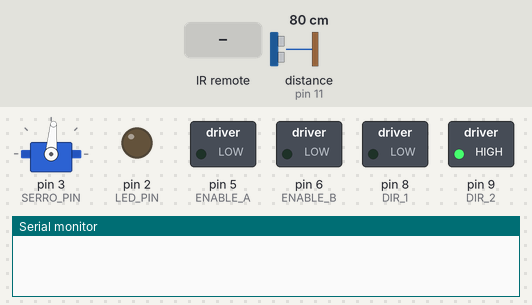
The sketch below on a simulated Arduino Uno, built with avr-gcc and run on an emulated ATmega328P. Parts: servo, switched loads named in the sketch (green lamp = pin HIGH), output pins drawn as LEDs (lit = HIGH), the last lines printed to the serial monitor. Wiring (inferred from the names in the program): ultrasonic range finder: trigger pin 12; echo pin 11. Inputs (shaded band) come from the test bench; at power-on: distance to the obstacle (sensor on pin 11) 80 cm. The echo pulse lasts 58.3 µs per cm; pins used as bus, display or sensor lines are not drawn.

Above: at 1.4 s.
1.5 s: infrared code 0xE0E0A05F received
At 3.1 s:
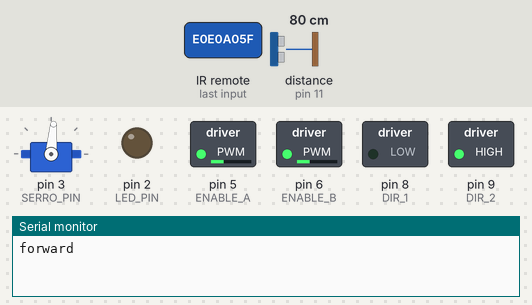
3.4 s: distance to the obstacle (sensor on pin 11) set to 16 cm
4.9 s: distance to the obstacle (sensor on pin 11) set to 12 cm
At 6.3 s:
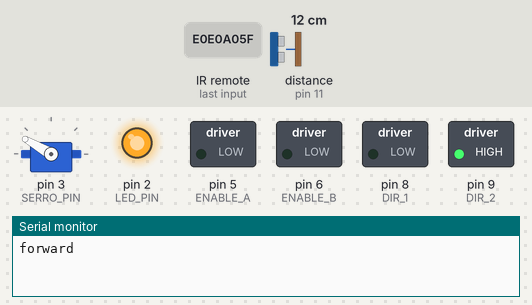
7.9 s: infrared code 0xE0E020DF received
At 9.2 s:
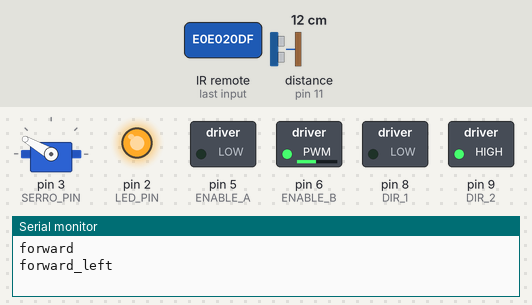
9.5 s: distance to the obstacle (sensor on pin 11) set to 18 cm
At 10.7 s:
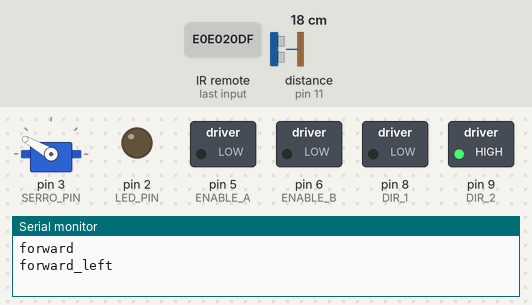
11.0 s: infrared code 0xE0E0B04F received
At 12.3 s:
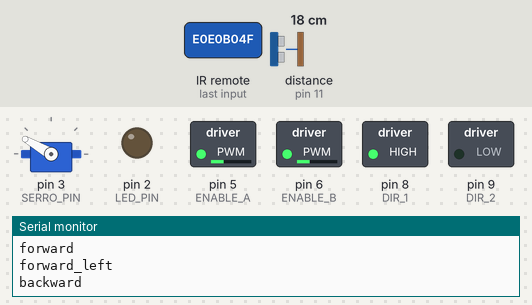
Timing chart, 0 to 13.8 s (numbered marks = the images above; inputs shaded):
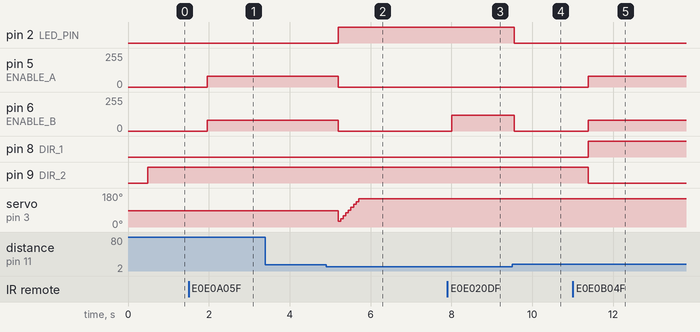

Measured:
- the behaviour switches between 15 and 14 cm on distance to the obstacle (sensor on pin 11) (found by bisection; images 1 and 2)
- after the input at 1.5 s, pin 5 (ENABLE_A), pin 6 (ENABLE_B): 0/255 → 80/255 after 0.46 s
- after the input at 3.4 s, every drawn part: stays the same
- after the input at 4.9 s, pin 2 (LED_PIN): LOW → HIGH after 0.30 s; pin 5 (ENABLE_A), pin 6 (ENABLE_B): 80/255 → 0/255 after 0.30 s
- after the input at 7.9 s, pin 6 (ENABLE_B): 0/255 → 120/255 after 0.11 s
- after the input at 9.5 s, pin 2 (LED_PIN): HIGH → LOW after 0.05 s; pin 6 (ENABLE_B): 120/255 → 0/255 after 0.05 s
- after the input at 11.0 s, pin 5 (ENABLE_A), pin 6 (ENABLE_B): 0/255 → 80/255 after 0.38 s; pin 8 (DIR_1): LOW → HIGH after 0.38 s; pin 9 (DIR_2): HIGH → LOW after 0.38 s

The sketch:

SmartCar.ino
```cpp
#include <IRremote.h>
#include <Servo.h>
#include "cons.h"

int servoPos = MID_POS;
int leftSpeed = 0;
int rightSpeed = 0;
int carState = STOP;
IRrecv IR(IR_PIN);
decode_results cmd;
Servo myServo;

void setup() {
  Serial.begin(9600);
  pinMode(DIR_1, OUTPUT);
  pinMode(DIR_2, OUTPUT);
  pinMode(ENABLE_A, OUTPUT);
  pinMode(ENABLE_B, OUTPUT);
  pinMode(LED_PIN, OUTPUT);

  pinMode(TRIG_PIN, OUTPUT);
  pinMode(ECHO_PIN, INPUT);

  digitalWrite(LED_PIN, LOW);
  IR.enableIRIn();
  myServo.attach(SERRO_PIN);
  myServo.write(servoPos);
  delay(delayTime);
}

void loop() {
  if (IR.decode(&cmd)) {
    IR.resume();
    unsigned long val = cmd.value;
    if (val != 0xffffffff && val != 0xff) {
      getCommand(val);
    }
  }

  if (!Safe_Distance()) {
    if (carState != 5) {
      digitalWrite(LED_PIN, HIGH);
      autoRuning(&leftSpeed, &rightSpeed, &carState);
    }
  } else {
    digitalWrite(LED_PIN, LOW);
    running_car();
  }
  delay(delayTime);
}

void running_car_at_speed(int left, int right, int carState) {
//  Serial.print(left);
//  Serial.print(" : ");
//  Serial.print(right);
//  Serial.print(" : ");
//  Serial.println(carState);
  if (carState == 8) {
    digitalWrite(DIR_1, HIGH);
    digitalWrite(DIR_2, LOW);
  } else {
    digitalWrite(DIR_2, HIGH);
    digitalWrite(DIR_1, LOW);
  }
  analogWrite(ENABLE_A, left);
  analogWrite(ENABLE_B, right);
}

void running_car() {
  running_car_at_speed(leftSpeed, rightSpeed, carState);
}
```

CarView.ino
```cpp
int pingTravelTime;


float get_distance() {
  float cm = 0;
  for (int i = 0; i <= 50; i++) {
    digitalWrite(TRIG_PIN, LOW); // make sure we get a clean HIGH pulse;
    delayMicroseconds(10);
    digitalWrite(TRIG_PIN, HIGH); //send signal;
    delayMicroseconds(10);
    digitalWrite(TRIG_PIN, LOW);
    pingTravelTime = pulseIn(ECHO_PIN, HIGH);
    cm += (pingTravelTime / 2.0) / 29.1;
  }
  cm /= 50;
  return cm;
}


boolean Safe_Distance() {
  float cm = 0;
  for (int i = 0; i <= 50; i++) {
    digitalWrite(TRIG_PIN, LOW); // make sure we get a clean HIGH pulse;
    delayMicroseconds(10);
    digitalWrite(TRIG_PIN, HIGH); //send signal;
    delayMicroseconds(10);
    digitalWrite(TRIG_PIN, LOW);
    pingTravelTime = pulseIn(ECHO_PIN, HIGH);
    cm += (pingTravelTime / 2.0) / 29.1;
  }
  cm /= 50;
  if (cm >= 15) {
    return true;
  } else {
    return false;
  }
}

void eye_move_event(int degree) {
  myServo.write(degree);
}

void turning_angle(int *left, int *right, int *state, int degree, int code) {
  int temp = (degree - 85) / 15;
  int times = temp > 0? temp + 1:temp * (-1) + 1;
  if (degree >= 85) {
    for (int i = 0; i < times; i++) {
      running_car_at_speed(120, 0, RIGHT);
      delay(100);
    }
  } else {
    for (int i = 0; i < times; i++) {
      running_car_at_speed(0, 120, LEFT);
      delay(100);
    }
  }
}

void autoRuning(int *left, int *right, int *state){
  int degree = -10;
  float distance = -10;
  reset_stop(left, right, state);
  running_car();
  for (int i = 30; i<=160; i+=15) {
    eye_move_event(i);
    float temp = get_distance();
    if (temp >= distance) {
      degree = i;
      distance = temp;
    }
  }
//  Serial.println(distance);
  if (distance >= 15) {
    *left = INIT_SPEED;
    *right = INIT_SPEED;
    *state = BACKWARD;
    running_car();
    delay(500);
    turning_angle(left, right, state, degree, 0);
    *left = INIT_SPEED;
    *right = INIT_SPEED;
    *state = FORWARD;
    eye_move_event(MID_POS);
  }
}

void reset_stop(int *left, int *right, int *state) {
  *left = 0;
  *right = 0;
  *state = STOP;
}
```

Movement.ino
```cpp
#include "cons.h"

void turning(int *left, int *right, int *carState, int code) {
  if (code == LEFT) {
    *right = 0;
    *left = TURN_SPEED;
    *carState = LEFT;
  }
  if (code == RIGHT) {
    *left = 0;
    *right = TURN_SPEED;
    *carState = RIGHT;
  }
  return;
}


void move_event(int *left, int *right, int *carState, int code) {
  if (code == STOP) {
    *left = MIN_SPEED;
    *right = MIN_SPEED;
    *carState = STOP;
    return;
  }
  if (code == FORWARD) {
    if ((*carState == FORWARD) | (*carState == STOP)) {
      *left = (*left) + STEP_SPEED;
      *right = (*right) + STEP_SPEED;
      *carState = FORWARD;
    } else {
      if (*carState == BACKWARD) {
        *left = (*left) - STEP_SPEED;
        *right = (*right) - STEP_SPEED;
      } else {
        *left = INIT_SPEED;
        *right = INIT_SPEED;
        *carState = FORWARD;
      }
    }
  }
  if (code == BACKWARD) {
    if (*carState == STOP) {
       *left = INIT_SPEED;
       *right = INIT_SPEED;
       *carState = BACKWARD;
    } else {
      if (*carState == BACKWARD) {
        *left = (*left) + STEP_SPEED;
        *right = (*right) + STEP_SPEED;
      } else {
        if (*carState == FORWARD) {
          *left = (*left) - STEP_SPEED;
          *right = (*right) - STEP_SPEED;
        } else {
          *left = INIT_SPEED;
          *right = INIT_SPEED;
          *carState = BACKWARD;
        }
      }
    }
  }
  if ((*left == MIN_SPEED) && (*right == MIN_SPEED)) {
    *carState = STOP;
  }
  if (*left <= INIT_SPEED) {
    *left = INIT_SPEED;
  }
  if (*right <= INIT_SPEED) {
    *right = INIT_SPEED;
  }
  if (*left >= MAX_SPEED) {
    *left = MAX_SPEED;
  }
  if (*right >= MAX_SPEED) {
    *right = MAX_SPEED;
  }
  return;
}
```

RemoteControl.ino
```cpp
#include <stdio.h>

void getCommand(unsigned long val) {
//  Serial.println(val);
  if (val == 3772817503) {
    Serial.println("forward");
    move_event(&leftSpeed, &rightSpeed, &carState, 2);
  }
  if (val == 3772821583) {
    Serial.println("backward");
    move_event(&leftSpeed, &rightSpeed, &carState, 8);
  }
  if (val == 3772780783) {
    Serial.println("left");
    turning(&leftSpeed, &rightSpeed, &carState, 4);
  }
  if (val == 3772797103) {
    Serial.println("right");
    turning(&leftSpeed, &rightSpeed, &carState, 6);
  }
  if (val == 3772813423) {
    Serial.println("break");
    move_event(&leftSpeed, &rightSpeed, &carState, 5);
  }


  if (val == 3772784863) {
    Serial.println("forward_left");
    turning_angle(&leftSpeed, &rightSpeed, &carState, 0, 0);
  }


//  if (val == 3772801183) {
//    Serial.println("forward_right");
//  }
//    if (val == 3772788943) {
//    Serial.println("backward_left");
//  }
//  if (val == 3772805263) {
//    Serial.println("backward_right");
//  }
}
```

cons.h
```cpp
#ifndef _CONS_H
//used already pin : 5,6,8,9,10
// 3 11 12

//speed control
#define STEP_SPEED 10
#define INIT_SPEED 80
#define MAX_SPEED 255
#define MIN_SPEED 0

#define TURN_SPEED 100

//car state
#define FORWARD 2
#define BACKWARD 8
#define LEFT 4
#define RIGHT 6
#define STOP 5

//IR remote control
#define IR_PIN 10

//Servo control
#define SERRO_PIN 3
#define MID_POS 85
#define LOW_POS 20
#define HIGH_POS 150


//ultrasonic
#define TRIG_PIN 12
#define ECHO_PIN 11
#define LED_PIN 2

//DC motor control
#define ENABLE_A 5
#define ENABLE_B 6
#define DIR_1 8
#define DIR_2 9
#define delayTime 225

#endif
```
